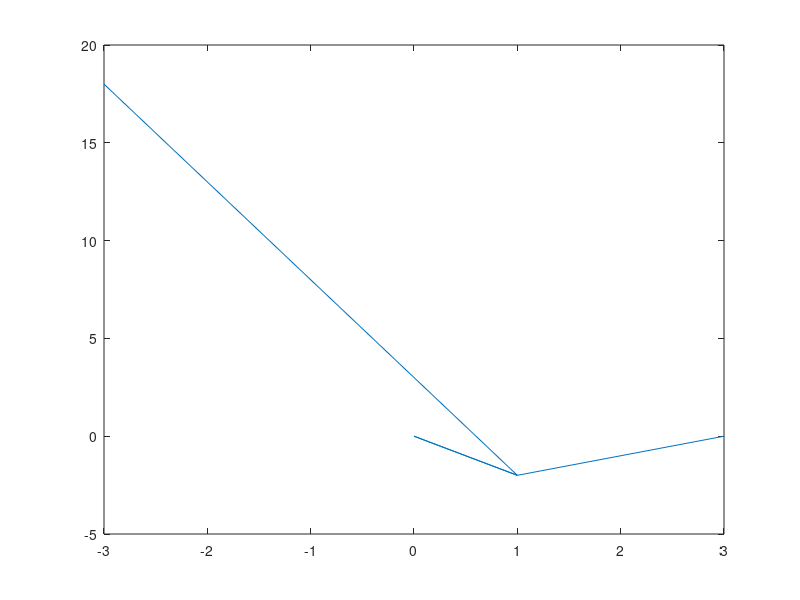

This chart was generated by the following MATLAB code:
% scalar operations
pi*pi - 10
sin(pi/4)
% ans holds the last result
ans^2

x = sin(pi/5)
cos(pi/5)
y = sqrt(1 - x*x)
ans

% complex operations
z = 3 + 4i, w = -3 + 4j
real(z), imag(z)
% vector constructor
abs([z, w])
conj(z + w)
angle(z)
exp(j*pi)
exp(j*[pi/4, 0, -pi/4])

% arrays
jkl = 0:6
jkl = 2:4:17
jkl = 99:-1:88
ttt = 2:1/9:4
tpi = pi*[0:0.1:2]

% array indexing
% concatenation
xx = [zeros(1, 3), linspace(0, 1, 5), ones(1, 4)]
xx(4:6)
size(xx)
length(xx)
xx(2:2:length(xx))

yy = [];
for k=-5:5
	yy(k+6) = cos(k*pi/3);
end
yy

% plotting
x = [-3 1 0 1 3]
y = x.*x - 3*x
z = x+y*sqrt(-1)

plot(x, y)
pause;
% plots real vs imag
plot(z)
pause;
